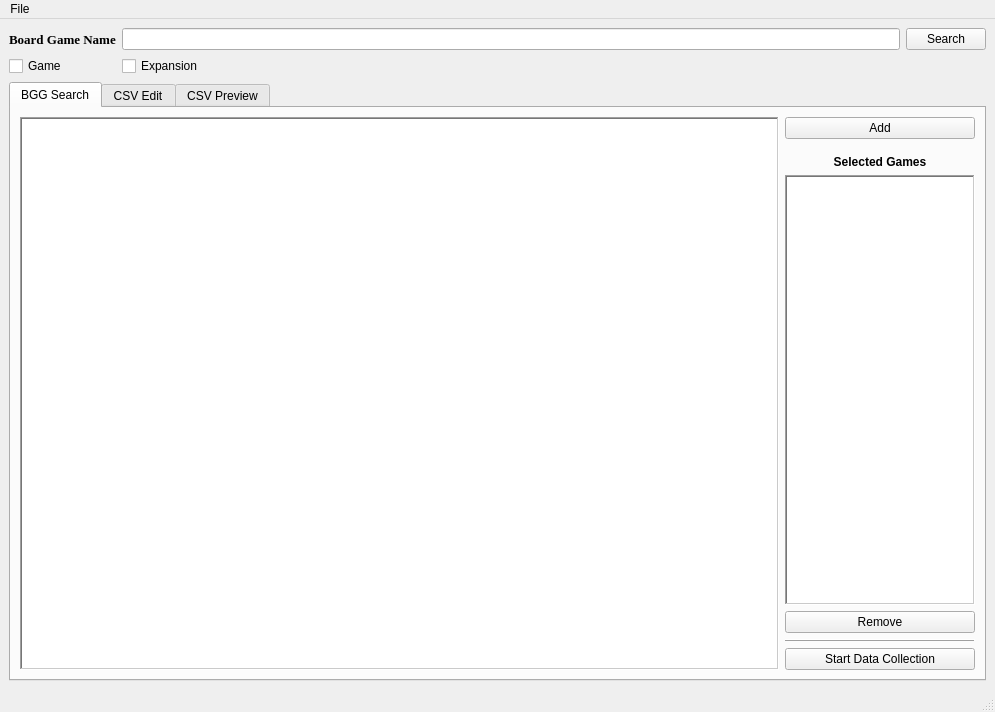
<?xml version="1.0" encoding="UTF-8"?>
<ui version="4.0">
 <class>MainWindow</class>
 <widget class="QMainWindow" name="MainWindow">
  <property name="geometry">
   <rect>
    <x>0</x>
    <y>0</y>
    <width>995</width>
    <height>712</height>
   </rect>
  </property>
  <property name="windowTitle">
   <string>MainWindow</string>
  </property>
  <widget class="QWidget" name="centralwidget">
   <layout class="QGridLayout" name="gridLayout">
    <item row="0" column="0">
     <layout class="QGridLayout" name="gridLayout_4">
      <property name="sizeConstraint">
       <enum>QLayout::SetNoConstraint</enum>
      </property>
      <item row="0" column="1">
       <widget class="QLineEdit" name="searchLine">
        <property name="clearButtonEnabled">
         <bool>false</bool>
        </property>
       </widget>
      </item>
      <item row="1" column="1">
       <widget class="QCheckBox" name="expanCheck">
        <property name="text">
         <string>Expansion</string>
        </property>
        <property name="checked">
         <bool>false</bool>
        </property>
       </widget>
      </item>
      <item row="0" column="2">
       <widget class="QPushButton" name="searchButton">
        <property name="font">
         <font>
          <weight>50</weight>
          <bold>false</bold>
         </font>
        </property>
        <property name="text">
         <string>Search</string>
        </property>
       </widget>
      </item>
      <item row="0" column="0">
       <widget class="QLabel" name="label">
        <property name="font">
         <font>
          <family>Times New Roman</family>
          <pointsize>10</pointsize>
          <weight>75</weight>
          <bold>true</bold>
         </font>
        </property>
        <property name="text">
         <string>Board Game Name</string>
        </property>
       </widget>
      </item>
      <item row="1" column="0">
       <widget class="QCheckBox" name="gameCheck">
        <property name="text">
         <string>Game</string>
        </property>
       </widget>
      </item>
     </layout>
    </item>
    <item row="2" column="0">
     <widget class="QTabWidget" name="bgg_tabs">
      <property name="enabled">
       <bool>true</bool>
      </property>
      <property name="tabPosition">
       <enum>QTabWidget::North</enum>
      </property>
      <property name="tabShape">
       <enum>QTabWidget::Rounded</enum>
      </property>
      <property name="currentIndex">
       <number>0</number>
      </property>
      <property name="iconSize">
       <size>
        <width>16</width>
        <height>16</height>
       </size>
      </property>
      <property name="tabBarAutoHide">
       <bool>false</bool>
      </property>
      <widget class="QWidget" name="bgg_search_tab">
       <attribute name="title">
        <string>BGG Search</string>
       </attribute>
       <attribute name="toolTip">
        <string>Search Board Game Geek</string>
       </attribute>
       <layout class="QGridLayout" name="gridLayout_2" columnstretch="20,5">
        <item row="0" column="0">
         <widget class="QTableWidget" name="searchResults">
          <property name="frameShape">
           <enum>QFrame::WinPanel</enum>
          </property>
          <property name="alternatingRowColors">
           <bool>true</bool>
          </property>
          <property name="selectionMode">
           <enum>QAbstractItemView::MultiSelection</enum>
          </property>
          <property name="selectionBehavior">
           <enum>QAbstractItemView::SelectRows</enum>
          </property>
          <property name="gridStyle">
           <enum>Qt::SolidLine</enum>
          </property>
          <property name="sortingEnabled">
           <bool>true</bool>
          </property>
          <attribute name="horizontalHeaderShowSortIndicator" stdset="0">
           <bool>true</bool>
          </attribute>
         </widget>
        </item>
        <item row="0" column="1">
         <layout class="QGridLayout" name="gridLayout_3">
          <item row="0" column="0">
           <widget class="QPushButton" name="addButton">
            <property name="text">
             <string>Add</string>
            </property>
           </widget>
          </item>
          <item row="6" column="0">
           <widget class="QPushButton" name="removeButton">
            <property name="text">
             <string>Remove</string>
            </property>
           </widget>
          </item>
          <item row="4" column="0">
           <widget class="QLabel" name="label_2">
            <property name="font">
             <font>
              <weight>75</weight>
              <bold>true</bold>
             </font>
            </property>
            <property name="text">
             <string>Selected Games</string>
            </property>
            <property name="alignment">
             <set>Qt::AlignCenter</set>
            </property>
           </widget>
          </item>
          <item row="5" column="0">
           <widget class="QListWidget" name="selectedGamees">
            <property name="frameShape">
             <enum>QFrame::WinPanel</enum>
            </property>
            <property name="selectionMode">
             <enum>QAbstractItemView::SingleSelection</enum>
            </property>
           </widget>
          </item>
          <item row="7" column="0">
           <widget class="Line" name="line">
            <property name="frameShadow">
             <enum>QFrame::Raised</enum>
            </property>
            <property name="lineWidth">
             <number>1</number>
            </property>
            <property name="midLineWidth">
             <number>0</number>
            </property>
            <property name="orientation">
             <enum>Qt::Horizontal</enum>
            </property>
           </widget>
          </item>
          <item row="2" column="0">
           <spacer name="verticalSpacer">
            <property name="orientation">
             <enum>Qt::Vertical</enum>
            </property>
            <property name="sizeType">
             <enum>QSizePolicy::Fixed</enum>
            </property>
            <property name="sizeHint" stdset="0">
             <size>
              <width>15</width>
              <height>10</height>
             </size>
            </property>
           </spacer>
          </item>
          <item row="8" column="0">
           <widget class="QPushButton" name="dataCollectionStart">
            <property name="text">
             <string>Start Data Collection</string>
            </property>
           </widget>
          </item>
         </layout>
        </item>
       </layout>
      </widget>
      <widget class="QWidget" name="csv_edit">
       <attribute name="title">
        <string>CSV Edit</string>
       </attribute>
       <layout class="QGridLayout" name="gridLayout_6"/>
      </widget>
      <widget class="QWidget" name="csvPreview">
       <attribute name="title">
        <string>CSV Preview</string>
       </attribute>
       <layout class="QGridLayout" name="gridLayout_7">
        <item row="0" column="0">
         <widget class="QTableWidget" name="tableWidget"/>
        </item>
        <item row="0" column="1">
         <widget class="QPushButton" name="pushButton">
          <property name="text">
           <string>PushButton</string>
          </property>
         </widget>
        </item>
       </layout>
      </widget>
     </widget>
    </item>
   </layout>
  </widget>
  <widget class="QStatusBar" name="statusbar"/>
  <widget class="QMenuBar" name="menubar">
   <property name="geometry">
    <rect>
     <x>0</x>
     <y>0</y>
     <width>995</width>
     <height>26</height>
    </rect>
   </property>
   <widget class="QMenu" name="menuFile">
    <property name="title">
     <string>File</string>
    </property>
    <addaction name="actionOpen"/>
   </widget>
   <addaction name="menuFile"/>
  </widget>
  <action name="actionOpen">
   <property name="text">
    <string>Open</string>
   </property>
  </action>
 </widget>
 <tabstops>
  <tabstop>searchLine</tabstop>
  <tabstop>searchButton</tabstop>
  <tabstop>gameCheck</tabstop>
  <tabstop>expanCheck</tabstop>
  <tabstop>bgg_tabs</tabstop>
  <tabstop>searchResults</tabstop>
  <tabstop>addButton</tabstop>
 </tabstops>
 <resources/>
 <connections/>
</ui>
